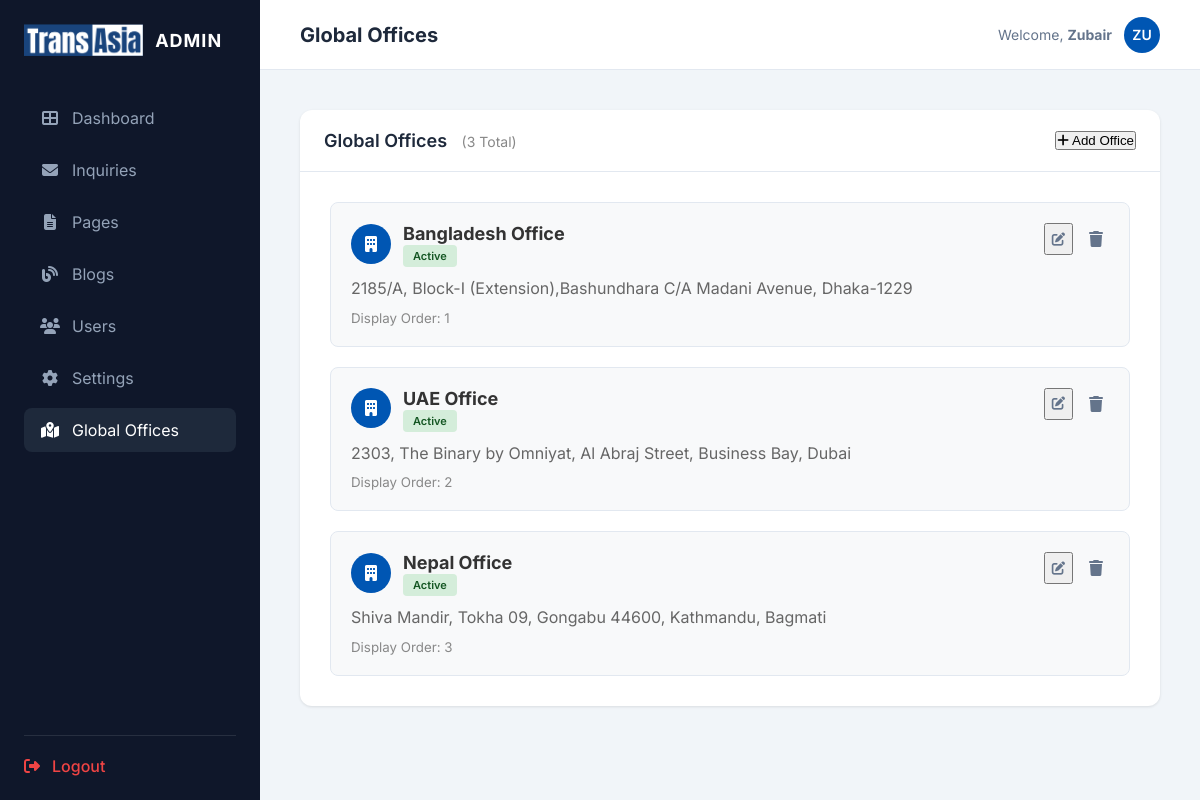
The app's page /admin/offices.php (signed in) with its own data.
### tables this page shows
CREATE TABLE `global_offices` (
  `id` int(11) NOT NULL AUTO_INCREMENT,
  `office_name` varchar(255) NOT NULL,
  `address` text NOT NULL,
  `icon` varchar(100) DEFAULT 'fas fa-building',
  `display_order` int(11) DEFAULT 0,
  `is_active` tinyint(1) DEFAULT 1,
  `created_at` timestamp NOT NULL DEFAULT current_timestamp(),
  PRIMARY KEY (`id`)
);

### includes/functions.php (called while the page is built, shortened)
<?php
function generate_csrf_token() {
    return $_SESSION['csrf_token'];
}
?>

### admin/offices.php (the view, shortened to what this page needs)
<?php
require_once 'includes/admin-header.php';
$stmt = $pdo->query("SELECT * FROM global_offices ORDER BY display_order ASC");
$offices = $stmt->fetchAll();
?>
<div class="content-card">
    <div class="card-header">
        <h2>Global Offices <span style="font-size: 14px; font-weight: 400; color: #888; margin-left: 10px;">(<?php echo count($offices); ?> Total)</span></h2>
        <button class="btn btn-primary btn-sm" onclick="showAddModal()"><i class="fas fa-plus"></i> Add Office</button>
    </div>
    <div style="padding: 30px;">
        <?php if (empty($offices)): ?>
            <div style="text-align: center; padding: 80px; color: var(--text-muted);">
                <i class="fas fa-building fa-4x" style="margin-bottom: 20px; display: block; opacity: 0.2;"></i>
                No offices found. Start by adding one!
            </div>
        <?php else: ?>
            <div style="display: grid; gap: 20px;">
                <?php foreach ($offices as $office): ?>
                <div class="office-card">
                    <div style="display: flex; justify-content: space-between; align-items: start;">
                        <div style="flex-grow: 1;">
                            <div style="display: flex; align-items: center; gap: 12px; margin-bottom: 12px;">
                                <div style="width: 40px; height: 40px; border-radius: 50%; background: #0056b3; color: white; display: flex; align-items: center; justify-content: center;">
                                    <i class="<?php echo htmlspecialchars($office['icon']); ?>"></i>
                                </div>
                                <div>
                                    <h3 style="margin: 0; font-size: 18px; color: #333;"><?php echo htmlspecialchars($office['office_name']); ?></h3>
                                    <span class="<?php echo $office['is_active'] ? 'badge-active' : 'badge-inactive'; ?>">
                                        <?php echo $office['is_active'] ? 'Active' : 'Inactive'; ?>
                                    </span>
                                </div>
                            </div>
                            <p style="margin: 0; color: #666; line-height: 1.6;"><?php echo htmlspecialchars($office['address']); ?></p>
                            <small style="color: #888; display: block; margin-top: 8px;">Display Order: <?php echo $office['display_order']; ?></small>
                        </div>
                        <div style="display: flex; gap: 10px; margin-left: 20px;">
                            <button class="btn-action btn-edit" title="Edit Office" onclick='showEditModal(<?php echo htmlspecialchars(json_encode($office), ENT_QUOTES, 'UTF-8'); ?>)'>
                                <i class="fas fa-edit"></i>
                            </button>
                            <a href="?action=delete&id=<?php echo $office['id']; ?>&csrf_token=<?php echo generate_csrf_token(); ?>"
                               class="btn-action btn-delete"
                               title="Delete Office"
                               onclick="return confirm('Are you sure you want to delete this office?');">
                                <i class="fas fa-trash"></i>
                            </a>
                        </div>
                    </div>
                </div>
                <?php endforeach; ?>
            </div>
        <?php endif; ?>
    </div>
</div>
<?php include 'includes/admin-footer.php'; ?>

### css/admin-styles.css (style rules this page uses)
* { box-sizing: border-box; margin: 0; padding: 0; }
:root { --admin-bg: #f1f5f9; --admin-card-bg: #ffffff; --admin-primary: #0056b3; --admin-secondary: #64748b; --sidebar-width: 260px; --sidebar-bg: #0f172a; --sidebar-hover: #1e293b; --text-main: #1e293b; --text-muted: #64748b; --border-color: #e2e8f0; --success: #10b981; --warning: #f59e0b; --danger: #ef4444; }
body.admin-page { background-color: var(--admin-bg); color: var(--text-main); font-family: 'Inter', sans-serif; margin: 0; display: flex; }
.content-card { background: white; border-radius: 12px; box-shadow: 0 1px 3px rgba(0, 0, 0, 0.1); overflow: hidden; }
.card-header { padding: 20px 24px; border-bottom: 1px solid var(--border-color); display: flex; align-items: center; justify-content: space-between; }
.card-header h2 { font-size: 18px; font-weight: 600; margin: 0; }
.btn-action { padding: 6px; color: var(--text-muted); transition: color 0.3s ease; cursor: pointer; }

### admin/offices.php (style rules this page uses)
.office-card { background: #f8f9fa; padding: 20px; border-radius: 8px; border: 1px solid #e2e8f0; }
.badge-active { background: #d4edda; color: #155724; padding: 4px 10px; border-radius: 4px; font-size: 11px; font-weight: 600; }

### records on screen
global_offices: office_name "Bangladesh Office", is_active "Active", address "2185/A, Block-I (Extension),Bashundhara C/A Madani Avenue, Dhaka-1229", display_order "1"
global_offices: office_name "UAE Office", is_active "Active", address "2303, The Binary by Omniyat, Al Abraj Street, Business Bay, Dubai", display_order "2"
global_offices: office_name "Nepal Office", is_active "Active", address "Shiva Mandir, Tokha 09, Gongabu 44600, Kathmandu, Bagmati", display_order "3"

### other values on screen
$page_title "Global Offices"
$_SESSION['admin_user'] "Zubair"
substr($_SESSION['admin_user'], 0, 2) "ZU"
count($offices) "3"
